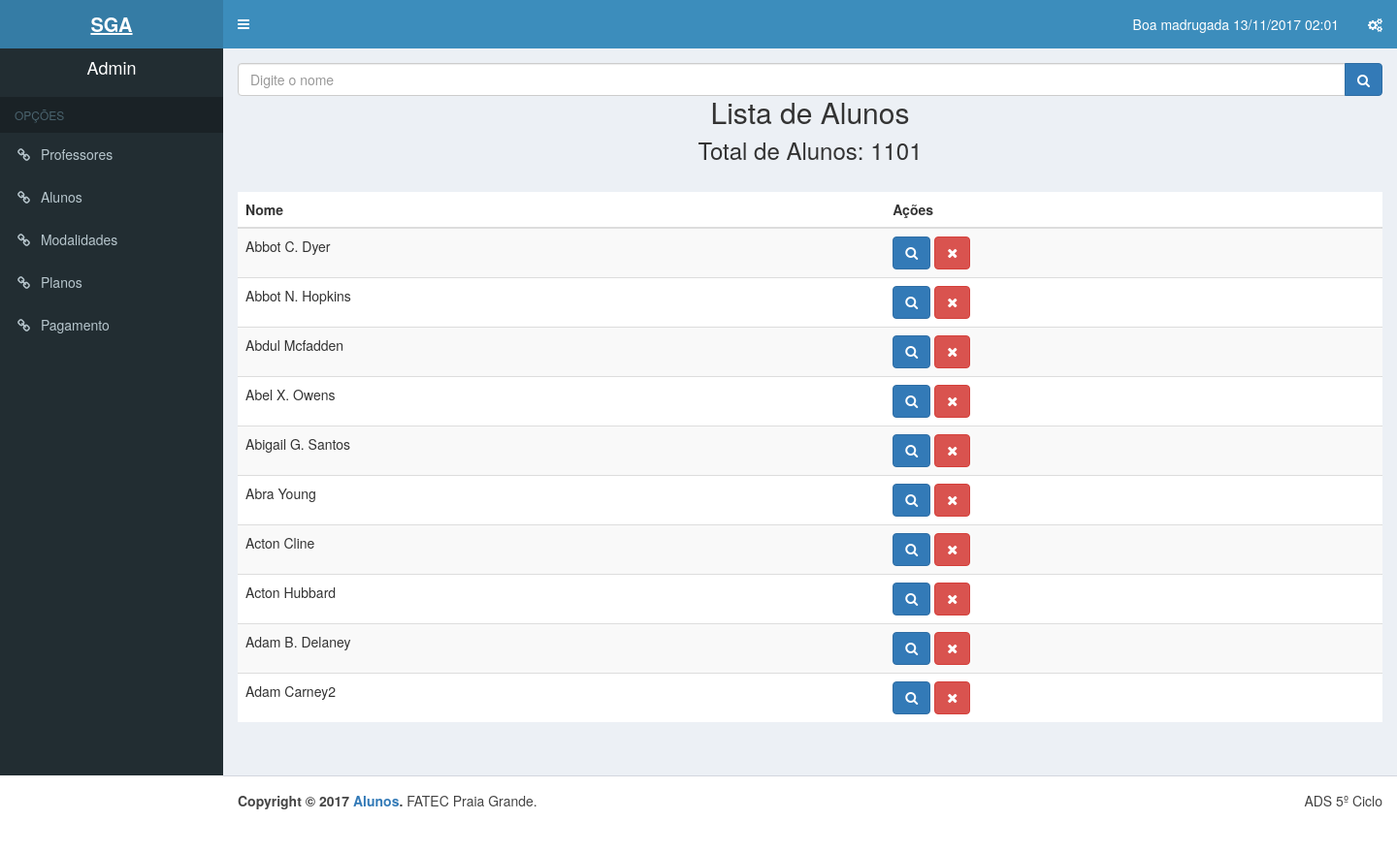
/Views/aluno.php (signed in), run on the app's committed database.
### tables this page shows
CREATE TABLE `aluno` (
  `matricula_aluno` mediumint(8) UNSIGNED NOT NULL,
  `cpf_aluno` varchar(11) DEFAULT NULL,
  `registro_geral_aluno` varchar(9) DEFAULT NULL,
  `nm_endereco` varchar(100) DEFAULT NULL,
  `dt_nascimento_aluno` varchar(10) DEFAULT NULL,
  `cd_telefone_aluno` varchar(10) DEFAULT NULL,
  `nm_email_aluno` varchar(100) DEFAULT NULL,
  `nm_aluno` varchar(100) DEFAULT NULL,
  `tipo_plano` varchar(10) NOT NULL,
  `nm_modalidade` varchar(30) NOT NULL
);

### controllers/limitarAluno.php (called while the page is built, shortened)
<?php
    $PDO = db_connect();
	if (!isset($_GET['pg'])) {
		$pg = 1;
	} else {
		$pg = $_GET['pg'];
	}
	$total_reg = "10";
	$inicio = $pg -1;
	$inicio = $inicio * $total_reg;
    $sql = "SELECT * FROM aluno ORDER BY nm_aluno ASC LIMIT $inicio, $total_reg";
    $stmt = $PDO->prepare($sql);
    $stmt->execute();
    $sql_count = "SELECT COUNT(*) AS total FROM aluno";
    $stmt_count = $PDO->prepare($sql_count);
    $stmt_count->execute();
    $total = $stmt_count->fetchColumn();

### Views/aluno.php (the view, shortened to what this page needs)
<?php
    include ('../controllers/limitarAluno.php');
    if($_SESSION['user_status'] == 1){
        include ('header.php');
    }elseif($_SESSION['user_status'] == 2){
        include ('headerAtendente.php');
    }
    elseif($_SESSION['user_status'] == 3){
        include ('headerProfessor.php');
    }
?>
    <form name="frmBusca" method="post" action="../Views/alunoList.php">
                <div class="input-group">
                  <input type="text" name="cxnome" id="cxnome" class="form-control" placeholder="Digite o nome">
                  <span class="input-group-btn">
                      <button type="submit" name="buscar" id="search-btn" class="btn btn-primary">
                        <i class="fa fa-search"></i>
                      </button>
                  </span>
                </div>
            </form>
    <h2 class="center">Lista de Alunos</h2>
              <h3 class="center">Total de Alunos: <?php if(isset($total)){echo $total;} ?></h3>
              <?php if(isset($total) > 0):?>
              <table class="table table-striped">
                  <thead>
                      <tr>
                          <th>Nome</th>
                          <th>Ações</th>
                      </tr>
                  </thead>
                  <tbody>
                      <?php while($user = $stmt->fetch(PDO::FETCH_ASSOC)):?>
                      <tr>
                        <td><?PHP echo $user['nm_aluno'] ?></td>
                        <td>
                        <a href="alunoPesq.php?id=<?php echo $user['matricula_aluno'] ?>">
                        <button class="btn btn-primary fa fa-search"></button></a>
                        <?php if($_SESSION['user_status'] == 1){ ?>
                            <a href="../controllers/deletarAluno.php?id=<?php echo $user['matricula_aluno'] ?>" onclick="return confirm('Tem certeza que deseja remover?');">
                            <button class="btn btn-danger fa fa-times"></button></a>
                        <?php }elseif($_SESSION['user_status'] == 2 AND $_SESSION['user_status'] == 3){?>
                            <a></a>
                        <?php } ?>
                        </td>
                      </tr>
                      <?php endwhile;?>
                  </tbody>
              </table>
            <?php else: ?>
            <p>Nenhum Aluno registrado</p>
            <?php endif; ?>
            <?php
           if ($total > 1) {
		echo "<nav>";
                        echo "</nav>";
            }
            ?>
            </div>
        </div>
<?php include ('footer.php');?>

### data on the page
aluno: nm_aluno "Abbot C. Dyer"
aluno: nm_aluno "Abbot N. Hopkins"
aluno: nm_aluno "Abdul Mcfadden"
aluno: nm_aluno "Abel X. Owens"
aluno: nm_aluno "Abigail G. Santos"
aluno: nm_aluno "Abra Young"
aluno: nm_aluno "Acton Cline"
aluno: nm_aluno "Acton Hubbard"
aluno: nm_aluno "Adam B. Delaney"
aluno: nm_aluno "Adam Carney2"

### other printed values
dataatual() "Boa madrugada 13/11/2017 02:01"
$_SESSION['user_name'] "Admin"
$total "1101"
